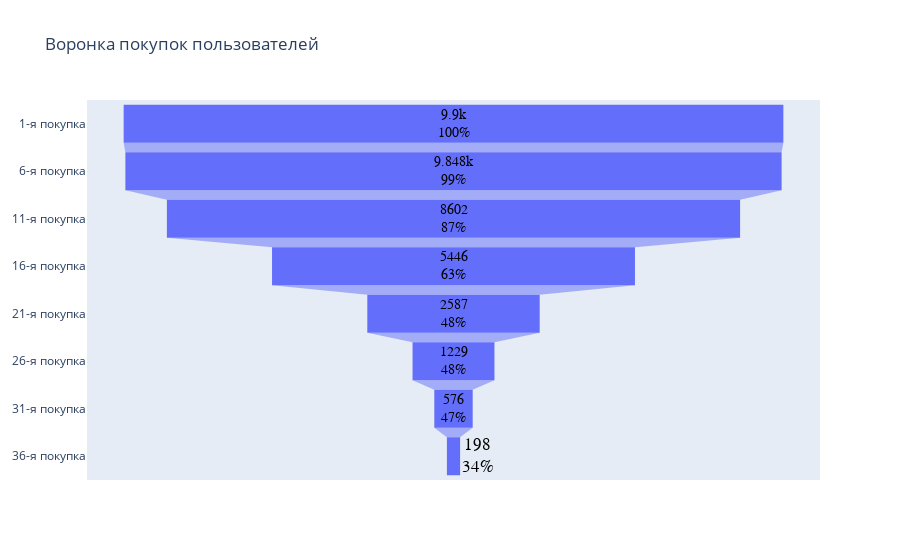

Notebook cell for this chart:
### Code cell
import plotly.graph_objects as go

fig = go.Figure(go.Funnel(
    y = table[:36:5].index,
    x = table['Users'][:36:5],
    textinfo = "value+percent previous",
    textfont = dict(size=10000, family='Arial', color='black') 
))
fig.update_layout(
    title = "Воронка покупок пользователей",
    funnelmode = "stack"
)
fig.show()

### Figure 1 — Plotly figure (JSON) as saved in the notebook; plotly's stock layout.template omitted (floating-point values rounded to 4 significant figures)
{"data": [{"textfont": {"color": "black", "family": "Arial", "size": 10000}, "textinfo": "value+percent previous", "type": "funnel", "x": [9900, 9848, 8602, 5446, 2587, 1229, 576, 198], "y": ["1-я покупка", "6-я покупка", "11-я покупка", "16-я покупка", "21-я покупка", "26-я покупка", "31-я покупка", "36-я покупка"]}], "layout": {"autosize": true, "funnelmode": "stack", "title": {"text": "Воронка покупок пользователей"}, "xaxis": {"autorange": true, "range": [-5500, 5500], "type": "linear"}, "yaxis": {"autorange": true, "range": [7.5, -0.5], "type": "category"}}}
